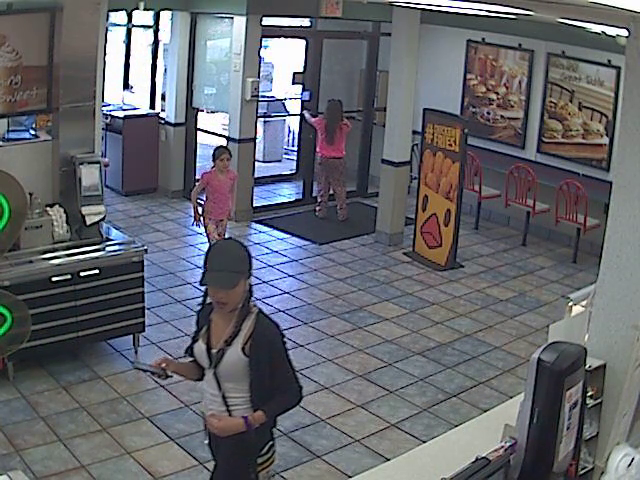
%> input picture preprocess/luaEnhance/colorEnhanced/38.png, 640 x 480 px
$ octave test.m   (GNU Octave 9; MATLAB toolbox functions it lacks are replaced by stand-ins)
%> lines starting %> are read from the running program, lines starting %| are printed output that depends on the picture
### preprocess/luaEnhance/colorEnhanced/simplestColorBalance.m
function simplestColorBalance(filename,outFile,satLevel,plots)
%> called with filename = './38.png', outFile = './38_enhanced.png', satLevel = 0.3, plots = 1
% simplestColorBalance(filename,outFile,satLevel,plot)
% Performs color balancing via histogram normalization.
% satLevel controls the percentage of pixels to clip to white and black.
% Set plot = 0 or 1 to turn diagnostic plots on or off.


%% import image
im_orig = imread(filename);
%> im_orig is the input picture: size 480x640x3 uint8; mean R, G, B 101, 103, 109.1
figure
imshow(im_orig)
title('Original Image')


%% full width histogram method
% satLevel = .01; %percentage of the image to saturate to black or white, tweakable param
q = [satLevel/2 1-satLevel/2];

imRGB_orig = reshape(im_orig, size(im_orig, 3), size(im_orig, 1) * size(im_orig, 2), 1);
size(im_orig)
%> ans = [480 640 3]
size(imRGB_orig)
%> ans = [3 307200]
imRGB = zeros(size(imRGB_orig));
N = size(imRGB_orig,2);
%> N = 307200
color = {'r','g','b'};
for ch = 1:3
%> this loop made 3 passes; what is shown inside it comes from the first
    if plots
        figure
        subplot(2, 1, 1)
        hist(imRGB_orig(ch,:),256)
        set(findobj(gca, 'Type', 'patch'), 'FaceColor', color{ch}, 'EdgeColor', color{ch})
        xlim([0 255])
        title('Original Histogram')
    end
    tiles = quantile(imRGB_orig(ch,:),q)
%> tiles = [53 146]
    %[sum(imRGB_orig(ch,:)<tiles(1))/N,sum(imRGB_orig(ch,:)>tiles(2))/N] %check percentages are correct
    %imRGB(ch,:) = saturate(imRGB_orig(ch,:),tiles); %saturate at the appropriate pts. in distribution
    imRGB(ch, :) = min(tiles(2), imRGB(ch, :));
    imRGB(ch, :) = max(tiles(1), imRGB(ch, :));
    bottom = min(imRGB(ch,:)); top = max(imRGB(ch,:));
%> after `bottom = min(imRGB(ch,:))`: bottom = 53
%> after `top = max(imRGB(ch,:))`: top = 53
    imRGB(ch,:) = (imRGB(ch,:)-bottom)/(top-bottom);

    if plots
        subplot(2, 1, 2)
        hist(imRGB(ch,:),256)
%> (this line was passed over: hist is not available in this run)
        set(findobj(gca,'Type','patch'),'FaceColor',color{ch},'EdgeColor',color{ch})
        xlim([0 255])
        title('Corrected Histogram')
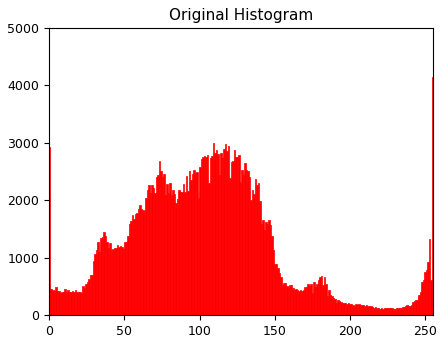
%> figure redrawn from the program's plot data; tallest bar 4144 high, from x = 254 to 255
    end
    print(gcf,'-dpng',[outFile '-fig' num2str(ch)])
end

imwrite(reshape(imRGB,size(im_orig)), outFile,'png');
figure
imshow(reshape(imRGB,size(im_orig)))
title('Simplest Color Balance Corrected')

endfunction

### preprocess/luaEnhance/colorEnhanced/test.m
close all; clear all; clc;
pkg load image;

simplestColorBalance('./38.png', './38_enhanced.png', 0.3, 1);
pause

$ run again, with preprocess/luaEnhance/colorEnhanced/7.jpg saved as preprocess/luaEnhance/colorEnhanced/38.png
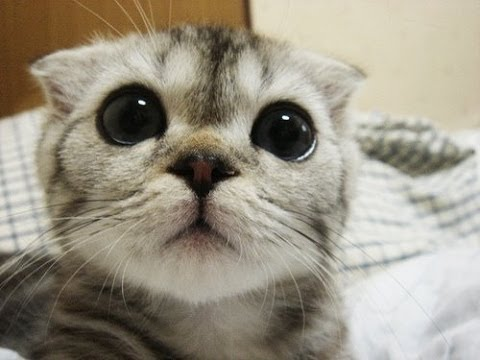
%> input picture preprocess/luaEnhance/colorEnhanced/7.jpg, 480 x 360 px
%> in simplestColorBalance, im_orig is the input picture: size 360x480x3 uint8; mean R, G, B 155, 148.2, 132.7
%> tiles = [64 213]
%> bottom = 64
%> in simplestColorBalance, `title('Corrected Histogram')`:
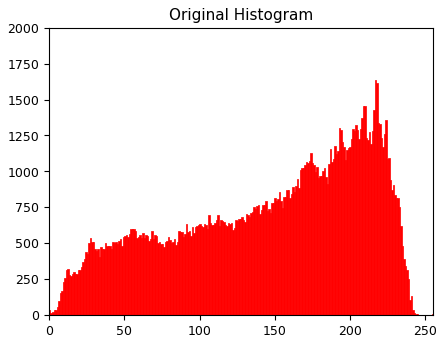
%> figure redrawn from the program's plot data; tallest bar 1634 high, from x = 216.2 to 217.1

$ run again, with preprocess/luaEnhance/colorEnhanced/8.jpg saved as preprocess/luaEnhance/colorEnhanced/38.png
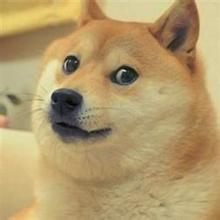
%> input picture preprocess/luaEnhance/colorEnhanced/8.jpg, 220 x 220 px
%> in simplestColorBalance, im_orig is the input picture: size 220x220x3 uint8; mean R, G, B 178.4, 154.5, 107.5
%> tiles = [96 194]
%> bottom = 96
%> in simplestColorBalance, `title('Corrected Histogram')`:
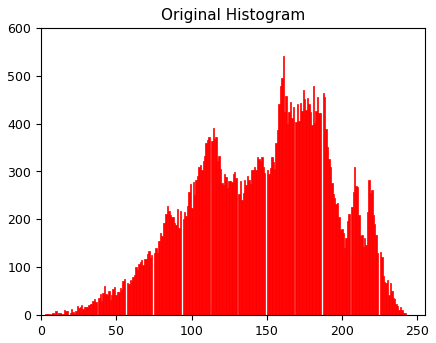
%> figure redrawn from the program's plot data; tallest bar 542 high, from x = 160.4 to 161.4
